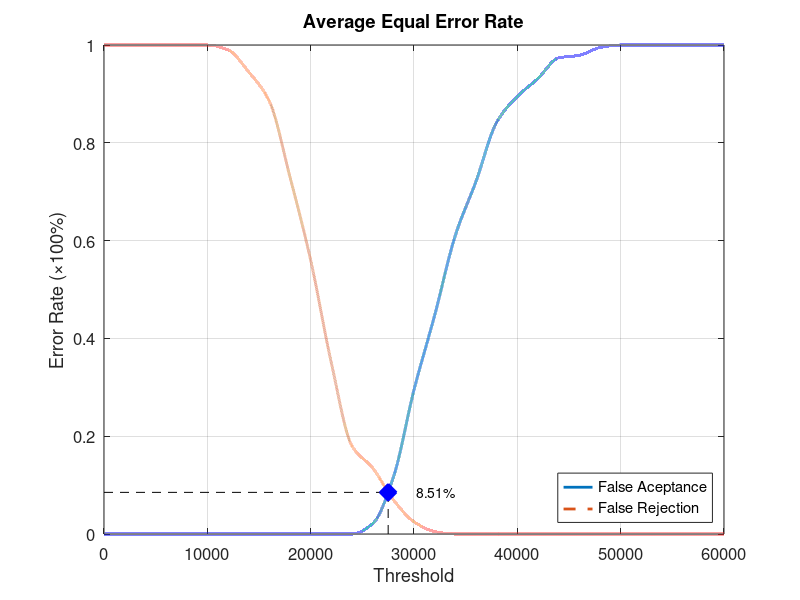
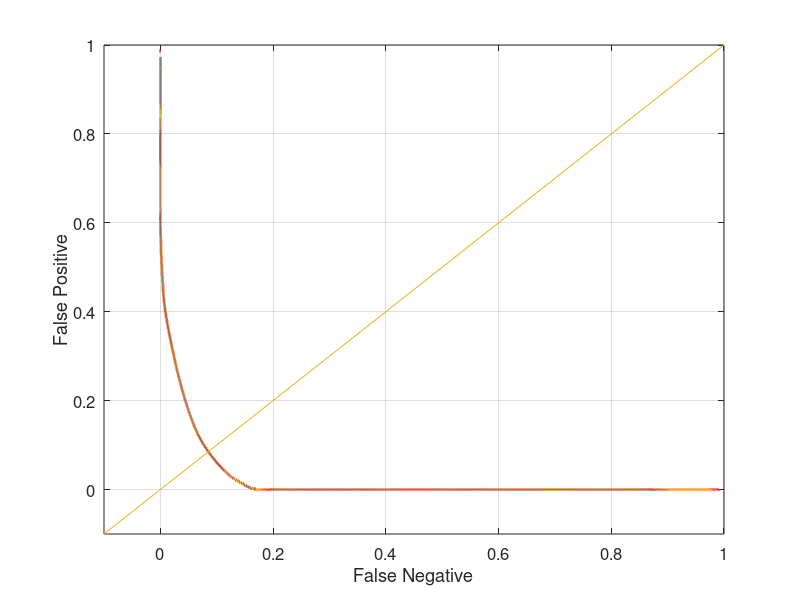

These figures' MATLAB source, in order:
function yEER = Database5_3
close all;
clear;
clc;
x = 0:2000:60000;
xq = 0:0.5:60000;

y0 = [0 0 0 0 0 0 0 0 0 0 0 0 0 0.0210526 0.115789 0.294737 0.447368 0.610526 0.721053 0.842105 0.894737 0.931579 0.973684 0.978947 0.994737 1 1 1 1 1 1];
yy0 = interp1(x, y0, xq, 'pchip');
y1 = [1 1 1 1 1 1 0.99 0.945 0.885 0.73 0.56 0.35 0.18 0.135 0.07 0.025 0.005 0 0 0 0 0 0 0 0 0 0 0 0 0 0];
yy1 = interp1(x, y1, xq, 'pchip');

% Calculating EER: 
y2 = abs(y0 - y1);
find(y2 == min(y2))
yy2 = abs(yy0 - yy1);
xEER = find(yy2 == min(yy2));
xEERIndex = xq(xEER) % X-axis EER
yEER = yy0(xEER) % Y-axis EER

main = figure
plot(xq, yy0,'-','LineWidth', 2);	hold on
plot(xq, yy1,'--','LineWidth', 2);	hold on
plot([xEERIndex xEERIndex], [0 yEER], 'k--');	hold on
plot([0 xEERIndex], [yEER yEER], 'k--');	hold on
plot(xEERIndex, yEER, 'bx', 'LineWidth', 10);	hold on
text(xEERIndex + 10 * xEERIndex / 100, yEER, [num2str(round((10000 * yEER)) / 100) '%'])
legend('False Aceptance', 'False Rejection', 'Location', 'SouthEast')
xlabel('Threshold')
ylabel('Error Rate (\times100%)')
title('Average Equal Error Rate')
set(gca, 'FontSize', 12)
axis([0 60000 0 1])
grid on

print(main, 'Database5_3Main', '-dpng');
FNRxFPR = figure('Color', [1 1 1]);
plot(yy1, yy0, '-', yy1, yy0, 'LineWidth', 2);
hold on
y = -0.1:0.1:1
plot(y, y); 
set(gca, 'FontSize', 12)
xlabel('False Negative')
ylabel('False Positive')
axis([-0.1 1 -0.1 1])
set(gca, 'FontSize', 12)
grid on

print(FNRxFPR, 'Database5_3FNRxFPR','-dpng');
end
